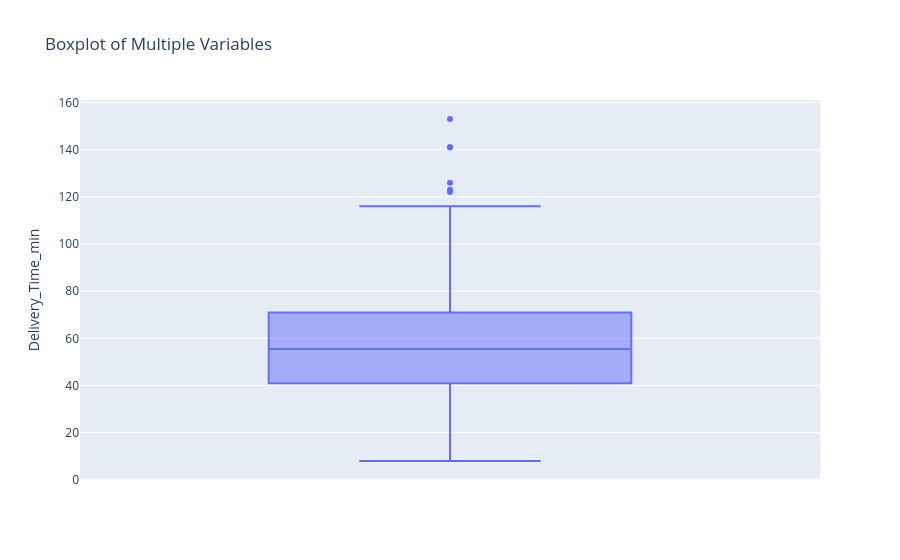

The notebook cell this image was saved under:
### Code cell
# Visualize the outlier values of delivery time 
fig = px.box(df, y= "Delivery_Time_min",
             labels={'value': 'Value', 'variable': 'Variable'},
             title='Boxplot of Multiple Variables')
fig.show()

### Figure 1 — Plotly figure (JSON) as saved in the notebook; plotly's stock layout.template omitted (floating-point values rounded to 4 significant figures; data arrays with more than 128 entries replaced by an {"elided": "..."} marker saying what was removed)
{"data": [{"alignmentgroup": "True", "hovertemplate": "Delivery_Time_min=%{y}<extra></extra>", "legendgroup": "", "marker": {"color": "#636efa"}, "name": "", "notched": false, "offsetgroup": "", "orientation": "v", "showlegend": false, "type": "box", "x0": " ", "xaxis": "x", "y": {"elided": "1000 int values"}, "y0": " ", "yaxis": "y"}], "layout": {"boxmode": "group", "legend": {"tracegroupgap": 0}, "title": {"text": "Boxplot of Multiple Variables"}, "xaxis": {"anchor": "y", "domain": [0, 1]}, "yaxis": {"anchor": "x", "domain": [0, 1], "title": {"text": "Delivery_Time_min"}}}}
